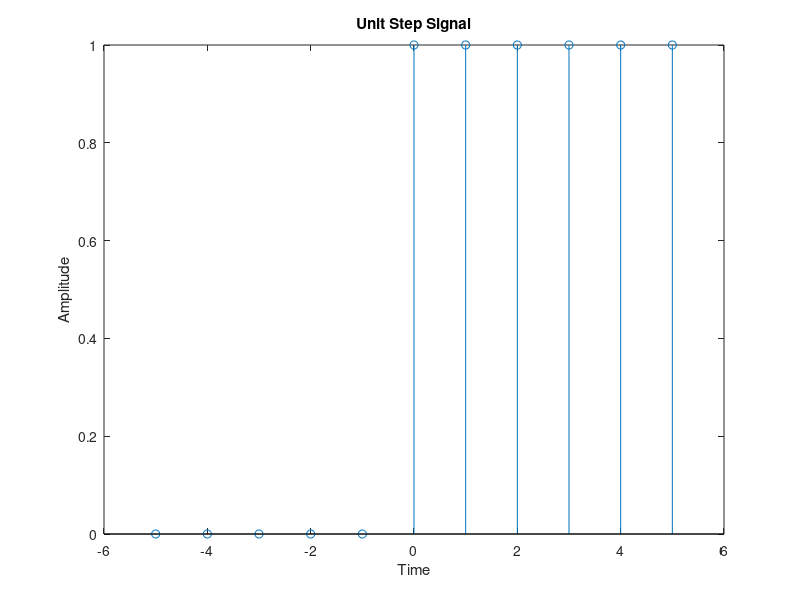

This chart was generated by the following MATLAB code:
%Unit Step Signal
%Matlab Code
n=-5:5;
x=(n>=0);
stem(n,x)
xlabel('Time');
ylabel('Amplitude');
title('Unit Step Signal');